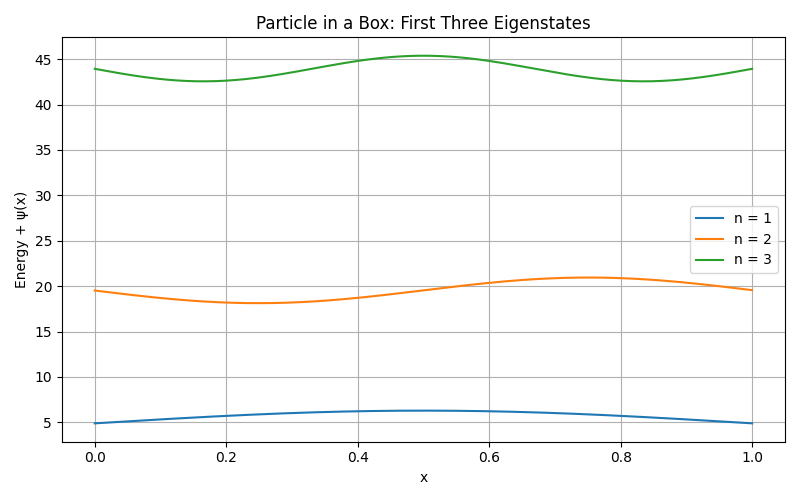

This chart was generated by the following Python code:
# Numerical solution of the 1D time-independent Schrödinger equation


import numpy as np
import matplotlib.pyplot as plt


# physical constants


hbar = 1.0
m = 1.0





L = 1.0              # length of the box
N = 400              # number of spatial points
x = np.linspace(0, L, N)
dx = x[1] - x[0]





# V = 0 inside
V_box = np.zeros(N)

# Harmonic oscillator: V = (1/2) k x^2
k = 100.0
V_ho = 0.5 * k * (x - L/2)**2


# hamiltonian 


def build_hamiltonian(V):
    H = np.zeros((N, N))

    for i in range(N):
        H[i, i] = (hbar**2) / (m * dx**2) + V[i]

        if i > 0:
            H[i, i-1] = -(hbar**2) / (2 * m * dx**2)

        if i < N - 1:
            H[i, i+1] = -(hbar**2) / (2 * m * dx**2)

    return H


# to solve eigenvalue


H_box = build_hamiltonian(V_box)
H_ho = build_hamiltonian(V_ho)

# Eigenvalues and eigenvectors
E_box, psi_box = np.linalg.eigh(H_box)
E_ho, psi_ho = np.linalg.eigh(H_ho)


# waveform normalisation


def normalise(psi):
    norm = np.sqrt(np.sum(np.abs(psi)**2) * dx)
    return psi / norm

for i in range(3):
    psi_box[:, i] = normalise(psi_box[:, i])
    psi_ho[:, i] = normalise(psi_ho[:, i])


# Plotting


plt.figure(figsize=(8, 5))

for i in range(3):
    plt.plot(x, psi_box[:, i] + E_box[i],
             label=f"n = {i+1}")

plt.xlabel("x")
plt.ylabel("Energy + ψ(x)")
plt.title("Particle in a Box: First Three Eigenstates")
plt.legend()
plt.grid(True)
plt.tight_layout()
plt.show()

plt.figure(figsize=(8, 5))

for i in range(3):
    plt.plot(x, psi_ho[:, i] + E_ho[i],
             label=f"n = {i}")

plt.xlabel("x")
plt.ylabel("Energy + ψ(x)")
plt.title("Harmonic Oscillator: First Three Eigenstates")
plt.legend()
plt.grid(True)
plt.tight_layout()
plt.show()


# energies


print("Particle in a Box Energies:")
for i in range(3):
    print(f"n = {i+1}, E = {E_box[i]:.4f}")

print("\nHarmonic Oscillator Energies:")
for i in range(3):
    print(f"n = {i}, E = {E_ho[i]:.4f}")
